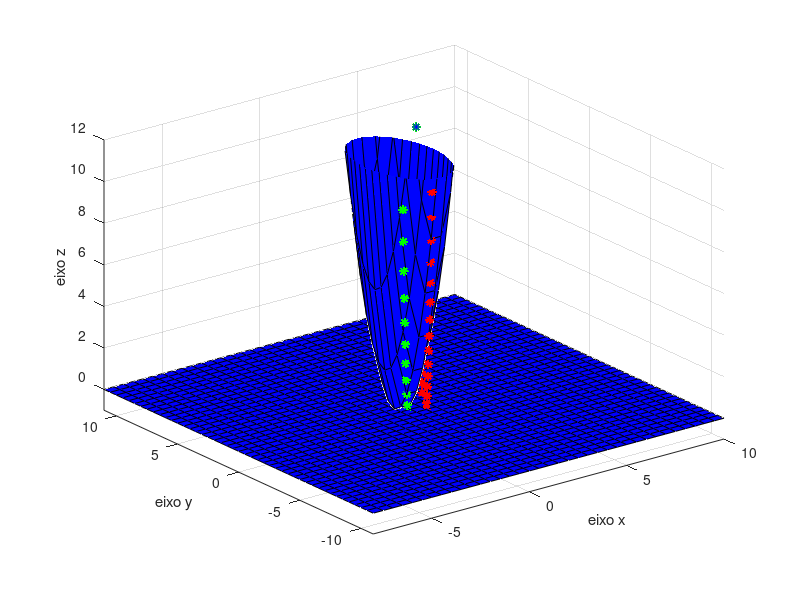

This chart was generated by the following MATLAB code:
clear
close all

[x,y]= meshgrid(-8:0.5:10, -11:0.5:11);

figure

%u = e.^(2*x.^2 - y.^2);
u = 4*x.^2+y.^2-2*x
surf(x,y,u) % Plota primeira figura (curva)
hold on % hold all muda a cor sozinho
axis([-8 10 -11 11 -1 12]) % axis([xmin xmax ymin ymax zmin zmax])
hold on



surf(x, y, zeros(45,37))

hold on

t = meshgrid(-2:0.05:2)


x = 3+2/sqrt(13)*t*3
y = 3+3/sqrt(13)*t*4

z = x.^2+y.^2-2*x

plot3(x,y,z, '*r')


hold on 

x = 3+3*t
y = 3+4*t
z = x.^2+y.^2-2*x

plot3(x,y,z, '*g')

hold on

plot3(3,3,12, '*b')



xlabel('eixo x')
ylabel('eixo y')
zlabel('eixo z')

colormap('winter')